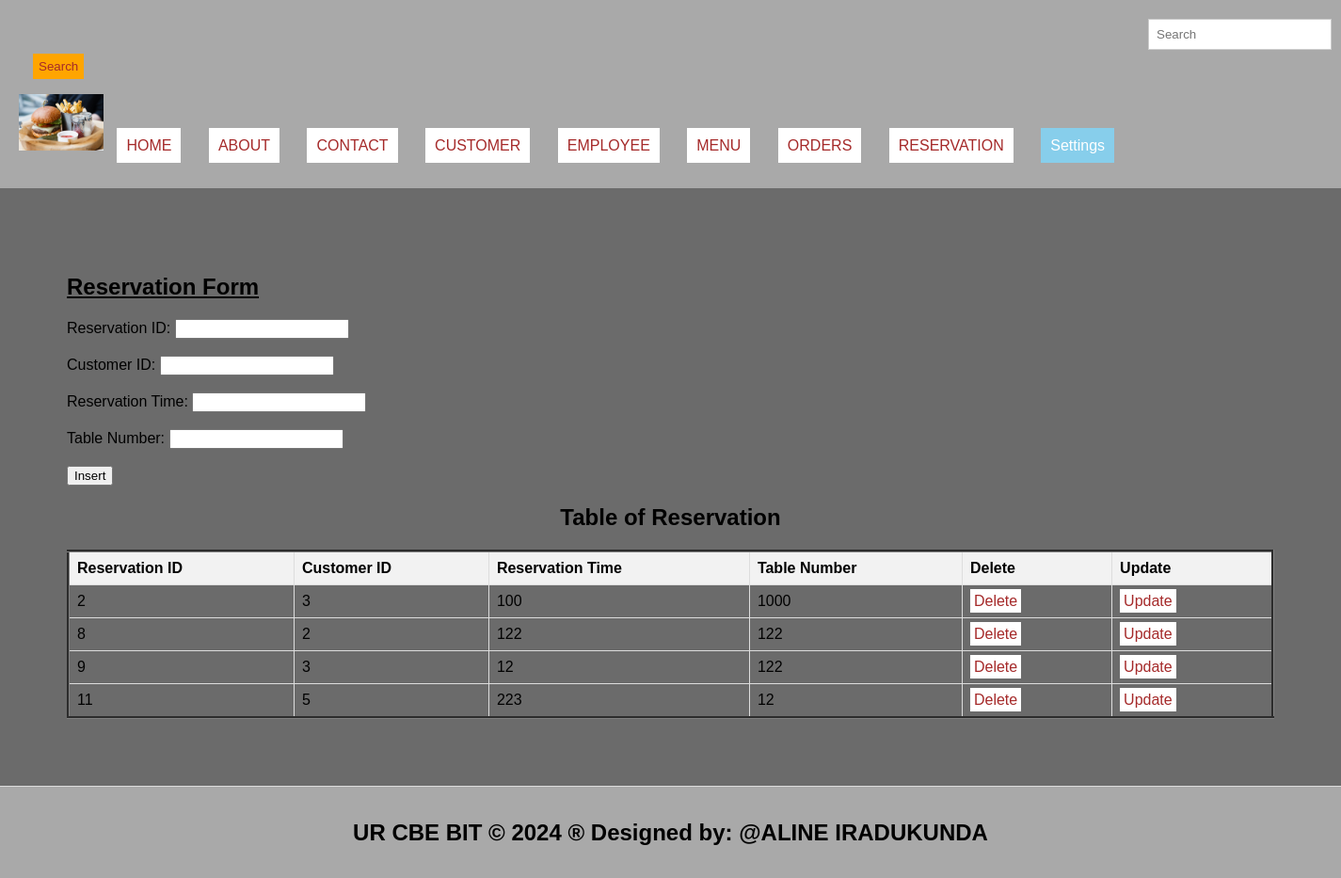
Page /Reservation.php on the committed database.
### tables this page shows
CREATE TABLE `reservation` (
  `reservation_id` int(11) NOT NULL,
  `customer_id` int(11) DEFAULT NULL,
  `reservation_time` varchar(45) DEFAULT NULL,
  `table_number` int(11) DEFAULT NULL
);

### Reservation.php (the view, shortened to what this page needs)
<!DOCTYPE html>
<html lang="en">
<head>
  <link rel="stylesheet" type="text/css" href="style.css" title="style 1" media="screen, tv, projection, handheld, print"/>
</head>
<body bgcolor="#6B6B6B">
<header>
  <form class="d-flex" role="search" action="search.php">
    <input class="form-control me-2" type="search" placeholder="Search" aria-label="Search">
    <button class="btn btn-outline-success" type="submit">Search</button>
  </form>
  <ul style="list-style-type: none; padding: 0;">
    <li style="display: inline; margin-right: 10px;"><img src="./Images/aa.jpg" width="90" height="60" alt="Logo"></li>
    <li style="display: inline; margin-right: 10px;"><a href="./home.html">HOME</a></li>
    <li style="display: inline; margin-right: 10px;"><a href="./about.html">ABOUT</a></li>
    <li style="display: inline; margin-right: 10px;"><a href="./contact.html">CONTACT</a></li>
    <li style="display: inline; margin-right: 10px;"><a href="./customer.php">CUSTOMER</a></li>
    <li style="display: inline; margin-right: 10px;"><a href="./employee.php">EMPLOYEE</a></li>
    <li style="display: inline; margin-right: 10px;"><a href="./menu.php">MENU</a></li>
    <li style="display: inline; margin-right: 10px;"><a href="./orders.php">ORDERS</a></li>
    <li style="display: inline; margin-right: 10px;"><a href="./reservation.php">RESERVATION</a></li>
    <li class="dropdown" style="display: inline; margin-right: 10px;">
      <a href="#" style="padding: 10px; color: white; background-color: skyblue; text-decoration: none; margin-right: 15px;">Settings</a>
    </li>
  </ul>
</header>
<section>
  <h1><u>Reservation Form</u></h1>
  <form method="post">
    <label for="rid">Reservation ID:</label>
    <input type="number" id="rid" name="rid"><br><br>
    <label for="cid">Customer ID:</label>
    <input type="number" id="cid" name="cid" required><br><br>
    <label for="rt">Reservation Time:</label>
    <input type="text" id="rt" name="rt" required><br><br>
    <label for="tn">Table Number:</label>
    <input type="number" id="tn" name="tn" required><br><br>
    <input type="submit" name="add" value="Insert">
  </form>
  <center><h2>Table of Reservation</h2></center>
  <table border="3">
    <tr>
      <th>Reservation ID</th>
      <th>Customer ID</th>
      <th>Reservation Time</th>
      <th>Table Number</th>
      <th>Delete</th>
      <th>Update</th>
    </tr>
    <?php
  include('database_connection.php');
    $sql = "SELECT * FROM reservation";
    $result = $connection->query($sql);
    if ($result->num_rows > 0) {
        while ($row = $result->fetch_assoc()) {
            $rid = $row['reservation_id'];
            echo "<tr>
              <td>" . $row['reservation_id'] . "</td>
              <td>" . $row['customer_id'] . "</td>
              <td>" . $row['reservation_time'] . "</td>
              <td>" . $row['table_number'] . "</td>
              <td><a style='padding:4px' href='delete_Reservation.php?reservation_id=$rid'>Delete</a></td>
              <td><a style='padding:4px' href='update_Reservation.php?reservation_id=$rid'>Update</a></td>
            </tr>";
        }
    } else {
        echo "<tr><td colspan='6'>No data found</td></tr>";
    }
    ?>
  </table>
</section>
<footer>
  <center><b><h2>UR CBE BIT &copy; <?php echo date("Y"); ?> &reg; Designed by: @ALINE IRADUKUNDA</h2></b></center>
</footer>
</body>
</html>

### style.css (style rules this page uses)
body { font-family: Arial, sans-serif; margin: 0; padding: 0; }
.form-control { padding: 8px; margin-left: 4px; border: 1px solid #ccc; }
.btn { padding: 6px; background-color: orange; color: brown; border: none; }
.dropdown { position: relative; display: inline; margin-right: 10px; }
body { font-family: Arial,sans-serif; margin:0; padding:0; }
header { background-color:darkgray; padding: 20px; }
.dropdown { position: right; display:right; direction:rtl; }
section { padding:28px; border-bottom: 1px solid #ddd; }
footer { text-align: center; padding: 15px; background-color:darkgray; }

### Reservation.php (style rules this page uses)
a { padding: 10px; color: white; background-color: white; text-decoration: none; margin-right: 15px; }
a:link { color: brown; }
button.btn { margin-left: 15px; margin-top: 4px; }
input.form-control { margin-left: 1200px; padding: 8px; }
section { padding:71px; border-bottom: 1px solid #ddd; }
footer { text-align: center; padding: 15px; background-color:darkgray; }
table { width: 100%; border-collapse: collapse; }
th, td { border: 1px solid #ddd; padding: 8px; text-align: left; }
th { background-color: #f2f2f2; }

### rows in the picture
reservation: reservation_id "2", customer "3", reservation_time "100", table_number "1000"
reservation: reservation_id "8", customer "2", reservation_time "122", table_number "122"
reservation: reservation_id "9", customer "3", reservation_time "12", table_number "122"
reservation: reservation_id "11", customer "5", reservation_time "223", table_number "12"
